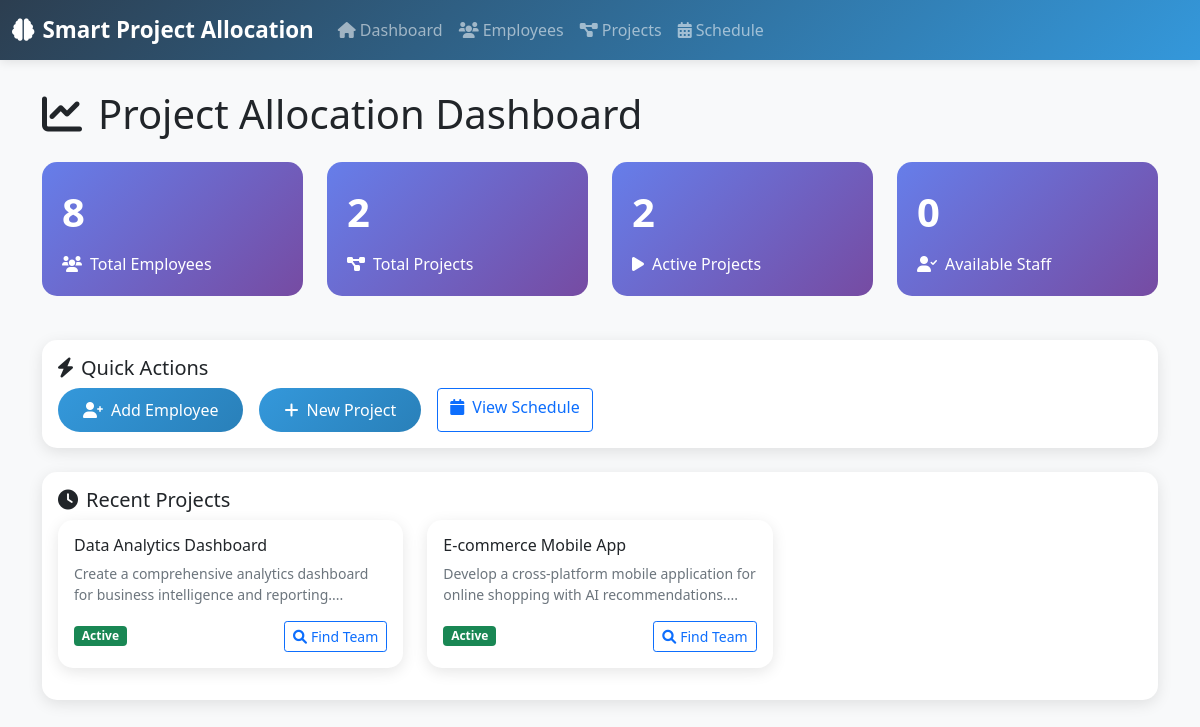
The page / on the database its author committed.
### app.py (models this page shows, shortened)
class Project(db.Model):
    __tablename__ = 'projects'
    id = db.Column(db.Integer, primary_key=True)
    name = db.Column(db.String(200), nullable=False, unique=True, index=True)
    description = db.Column(db.Text, nullable=False)
    required_skills = db.Column(db.Text, nullable=False)  # JSON string
    priority = db.Column(db.String(20), default='Medium', index=True)  # Low, Medium, High, Critical
    start_date = db.Column(db.Date, nullable=False, index=True)
    end_date = db.Column(db.Date, nullable=False, index=True)
    status = db.Column(db.String(20), default='Planning', index=True)  # Planning, Active, Completed, On Hold, Cancelled
    team_size = db.Column(db.Integer, default=3)
    assigned_employees = db.Column(db.Text, default='[]')  # JSON list of employee IDs
    budget = db.Column(db.Float, default=0.0)
    actual_cost = db.Column(db.Float, default=0.0)
    progress_percentage = db.Column(db.Integer, default=0)
    client_name = db.Column(db.String(100))
    department = db.Column(db.String(50), index=True)
    is_active = db.Column(db.Boolean, default=True, index=True)
    created_by = db.Column(db.Integer)  # Could be foreign key to User table
    created_at = db.Column(db.DateTime, default=datetime.utcnow)
    updated_at = db.Column(db.DateTime, default=datetime.utcnow, onupdate=datetime.utcnow)
    assignments = db.relationship('ProjectAssignment', backref='project', lazy='dynamic', cascade='all, delete-orphan')

### app.py (the view)
@app.route('/')
def index():
    try:
        total_employees = Employee.query.count()
        total_projects = Project.query.count()
        active_projects = Project.query.filter_by(status='Active').count()
        available_employees = Employee.query.filter_by(availability='Available').count()
        recent_projects = Project.query.order_by(Project.created_at.desc()).limit(3).all()
        overdue_projects = Project.query.filter(
            and_(Project.status == 'Active', Project.end_date < datetime.now().date())
        ).count()
        return render_template('index.html',
                             total_employees=total_employees,
                             total_projects=total_projects,
                             active_projects=active_projects,
                             available_employees=available_employees,
                             recent_projects=recent_projects,
                             overdue_projects=overdue_projects)
    except Exception as e:
        logger.error(f"Error loading dashboard: {e}")
        return render_template('index.html',
                             total_employees=0,
                             total_projects=0,
                             active_projects=0,
                             available_employees=0,
                             recent_projects=[],
                             overdue_projects=0)

### templates/index.html (shortened to what this page needs)
{% extends "base.html" %}
{% block content %}
<div class="row">
    <div class="col-12">
        <div class="main-content">
            <h1 class="mb-4">
                <i class="fas fa-chart-line me-3"></i>Project Allocation Dashboard
            </h1>
            <div class="row mb-4">
                <div class="col-md-3">
                    <div class="stats-card">
                        <div class="stats-number">{{ total_employees }}</div>
                        <div><i class="fas fa-users me-2"></i>Total Employees</div>
                    </div>
                </div>
                <div class="col-md-3">
                    <div class="stats-card">
                        <div class="stats-number">{{ total_projects }}</div>
                        <div><i class="fas fa-project-diagram me-2"></i>Total Projects</div>
                    </div>
                </div>
                <div class="col-md-3">
                    <div class="stats-card">
                        <div class="stats-number">{{ active_projects }}</div>
                        <div><i class="fas fa-play me-2"></i>Active Projects</div>
                    </div>
                </div>
                <div class="col-md-3">
                    <div class="stats-card">
                        <div class="stats-number">{{ available_employees }}</div>
                        <div><i class="fas fa-user-check me-2"></i>Available Staff</div>
                    </div>
                </div>
            </div>
            <div class="row mb-4">
                <div class="col-12">
                    <div class="card">
                        <div class="card-body">
                            <h5 class="card-title"><i class="fas fa-bolt me-2"></i>Quick Actions</h5>
                            <div class="d-flex gap-3 flex-wrap">
                                <a href="{{ url_for('add_employee') }}" class="btn btn-primary">
                                    <i class="fas fa-user-plus me-2"></i>Add Employee
                                </a>
                                <a href="{{ url_for('add_project') }}" class="btn btn-primary">
                                    <i class="fas fa-plus me-2"></i>New Project
                                </a>
                                <a href="{{ url_for('schedule') }}" class="btn btn-outline-primary">
                                    <i class="fas fa-calendar me-2"></i>View Schedule
                                </a>
                            </div>
                        </div>
                    </div>
                </div>
            </div>
            <div class="row">
                <div class="col-12">
                    <div class="card">
                        <div class="card-body">
                            <h5 class="card-title"><i class="fas fa-clock me-2"></i>Recent Projects</h5>
                            {% if recent_projects %}
                                <div class="row">
                                    {% for project in recent_projects %}
                                    <div class="col-md-4 mb-3">
                                        <div class="card h-100">
                                            <div class="card-body">
                                                <h6 class="card-title">{{ project.name }}</h6>
                                                <p class="card-text text-muted small">{{ project.description[:100] }}...</p>
                                                <div class="d-flex justify-content-between align-items-center">
                                                    <span class="badge bg-{{ 'success' if project.status == 'Active' else 'secondary' }}">
                                                        {{ project.status }}
                                                    </span>
                                                    <a href="{{ url_for('match_employees', project_id=project.id) }}" class="btn btn-sm btn-outline-primary">
                                                        <i class="fas fa-search me-1"></i>Find Team
                                                    </a>
                                                </div>
                                            </div>
                                        </div>
                                    </div>
                                    {% endfor %}
                                </div>
                            {% else %}
                                <p class="text-muted">No projects yet. <a href="{{ url_for('add_project') }}">Create your first project</a></p>
                            {% endif %}
                        </div>
                    </div>
                </div>
            </div>
        </div>
    </div>
</div>
{% endblock %}

### templates/base.html (style rules this page uses)
:root { --primary-color: #2c3e50; --secondary-color: #3498db; --accent-color: #e74c3c; --success-color: #27ae60; --warning-color: #f39c12; }
body { background-color: #f8f9fa; font-family: 'Segoe UI', Tahoma, Geneva, Verdana, sans-serif; }
.card { border: none; border-radius: 15px; box-shadow: 0 4px 15px rgba(0,0,0,0.1); transition: transform 0.3s ease; }
.btn-primary { background: linear-gradient(135deg, var(--secondary-color), #2980b9); border: none; border-radius: 25px; padding: 10px 25px; transition: all 0.3s ease; }
.stats-card { background: linear-gradient(135deg, #667eea 0%, #764ba2 100%); color: white; border-radius: 15px; padding: 20px; margin-bottom: 20px; }
.stats-number { font-size: 2.5rem; font-weight: bold; margin-bottom: 10px; }
.main-content { padding: 30px; }

### rows shown on the page
Project: name "Data Analytics Dashboard", description "Create a comprehensive analytics dashboard for business intelligence and reporting.", status "Active"
Project: name "E-commerce Mobile App", description "Develop a cross-platform mobile application for online shopping with AI recommendations.", status "Active"

### other values the page prints
{{ total_employees }} "8"
{{ total_projects }} "2"
{{ active_projects }} "2"
{{ available_employees }} "0"
